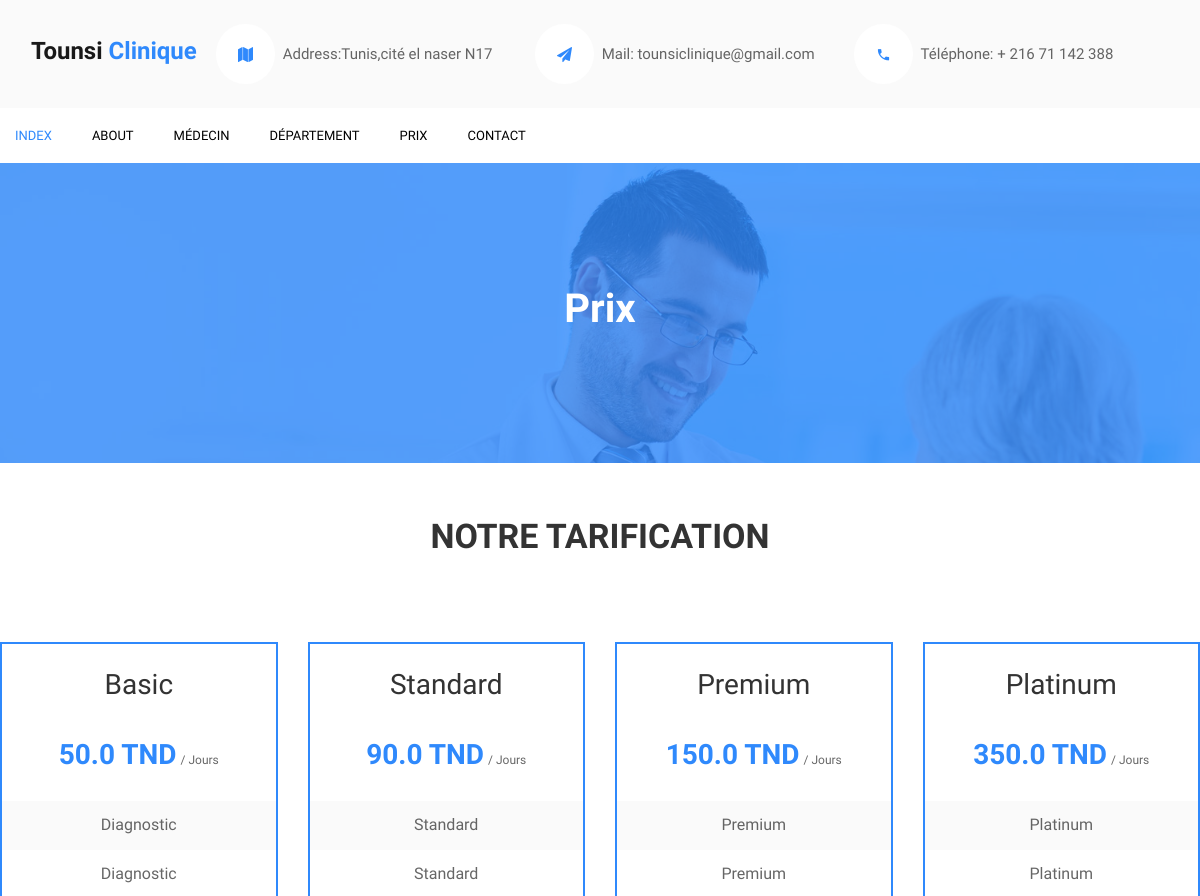
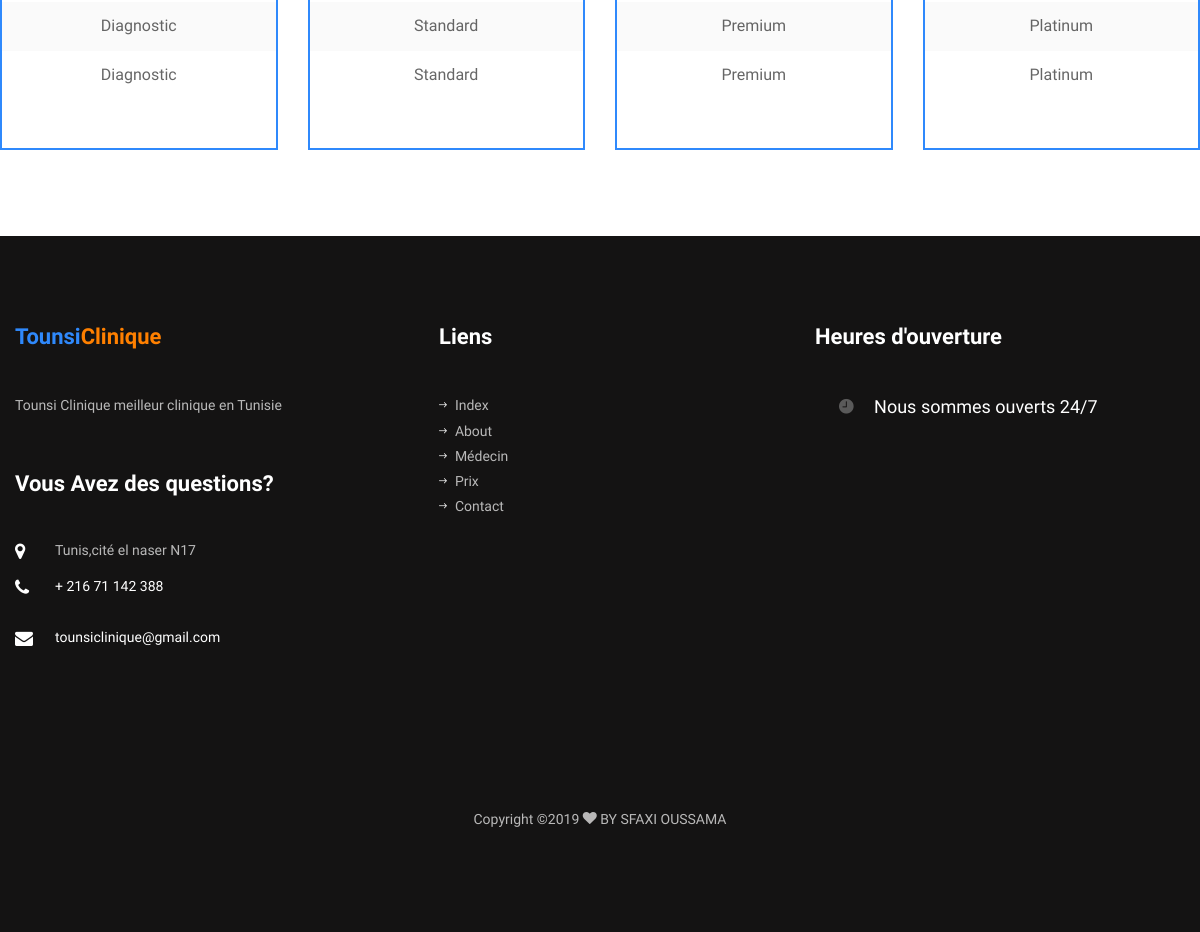
Screenshot of /prix/ with the database file from the repository (2 pictures, top to bottom).
### backend/models.py (models this page shows, shortened)
class Prix(models.Model):
    type=models.CharField(max_length=20)
    prix=models.FloatField()
    service1=models.CharField(max_length=10,blank=True, null=True, default=' ')
    service2=models.CharField(max_length=10,blank=True, null=True, default=' ')
    service3=models.CharField(max_length=10,blank=True, null=True, default=' ')
    service4=models.CharField(max_length=10,blank=True, null=True, default=' ')

### frontend/views.py (the view)
# urls.py: path('prix/',Prix,name='prix'),
def Prix(request):
    prixs=models.Prix.objects.all()
    context={
        'prixs':prixs
     }
    return render(request,'prix.html',context)

### frontend/templates/prix.html (shortened to what this page needs)
{% extends "layoutfixe.html" %}
{% block content %}
<section class="hero-wrap hero-wrap-2" style="background-image: url('images/bg_1.jpg');"
         data-stellar-background-ratio="0.5">
    <div class="overlay"></div>
    <div class="container">
        <div class="row no-gutters slider-text align-items-center justify-content-center">
            <div class="col-md-9 ftco-animate text-center">
                <h1 class="mb-2 bread">Prix</h1>
            </div>
        </div>
    </div>
</section>
<section>
    <div class="row justify-content-center my-5 pb-2">
        <div class="col-md-8 text-center heading-section ftco-animate">
            <h2 class="mb-4">NOTRE TARIFICATION</h2>
        </div>
    </div>
    <div class="row">
        {% for prix in prixs %}
        <div class="col-md-3 ftco-animate">
            <div class="pricing-entry pb-5 text-center">
                <div>
                    <h3 class="mb-4">{{prix.type}}</h3>
                    <p><span class="price">{{prix.prix}} TND</span> <span class="per">/ Jours</span></p>
                </div>
                <ul>
                    <li>{{prix.service1}}</li>
                    <li>{{prix.service2}}</li>
                    <li>{{prix.service3}}</li>
                    <li>{{prix.service4}}</li>
                </ul>
            </div>
        </div>
        {%endfor%}
    </div>
</section>
<br><br><br>
{%endblock%}

### rows the page displays
Prix: type "Basic", prix "50.0", service1 "Diagnostic", service2 "Diagnostic", service3 "Diagnostic", service4 "Diagnostic"
Prix: type "Standard", prix "90.0", service1 "Standard", service2 "Standard", service3 "Standard", service4 "Standard"
Prix: type "Premium", prix "150.0", service1 "Premium", service2 "Premium", service3 "Premium", service4 "Premium"
Prix: type "Platinum", prix "350.0", service1 "Platinum", service2 "Platinum", service3 "Platinum", service4 "Platinum"
